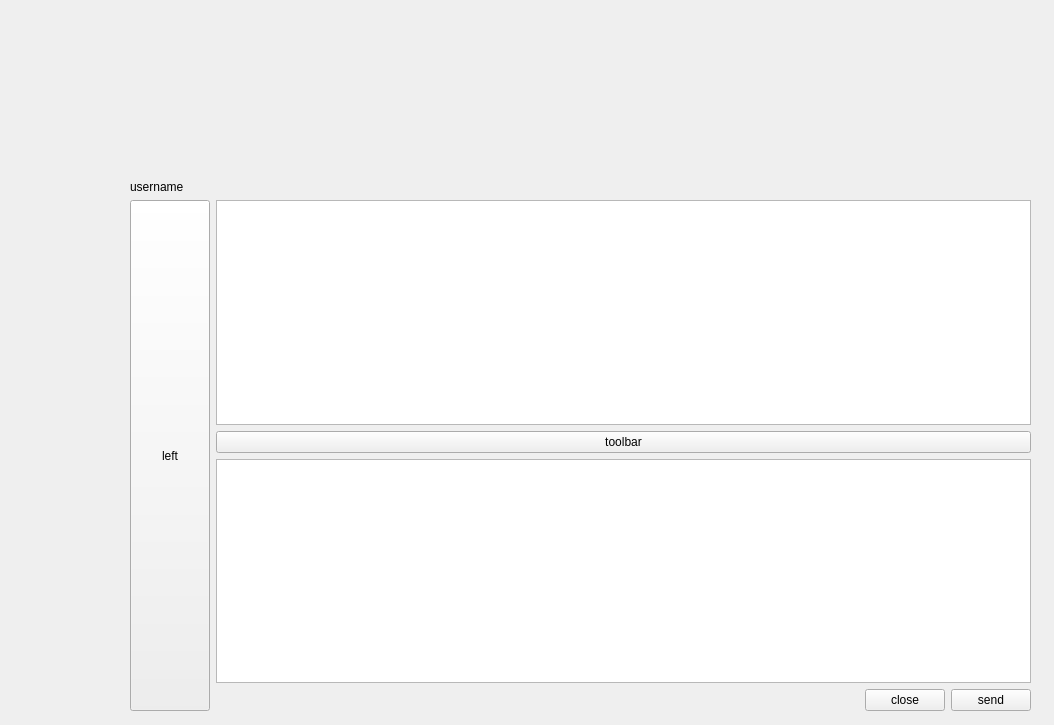
<?xml version="1.0" encoding="UTF-8"?>
<ui version="4.0">
 <class>Chat</class>
 <widget class="QWidget" name="Chat">
  <property name="geometry">
   <rect>
    <x>0</x>
    <y>0</y>
    <width>1054</width>
    <height>725</height>
   </rect>
  </property>
  <property name="windowTitle">
   <string>Form</string>
  </property>
  <widget class="QWidget" name="widget" native="true">
   <property name="geometry">
    <rect>
     <x>130</x>
     <y>180</y>
     <width>901</width>
     <height>531</height>
    </rect>
   </property>
   <layout class="QVBoxLayout" name="verticalLayout_2">
    <item>
     <widget class="QLabel" name="label">
      <property name="text">
       <string>username</string>
      </property>
     </widget>
    </item>
    <item>
     <layout class="QHBoxLayout" name="horizontalLayout_2">
      <item>
       <widget class="QPushButton" name="pushButton">
        <property name="sizePolicy">
         <sizepolicy hsizetype="Minimum" vsizetype="Minimum">
          <horstretch>0</horstretch>
          <verstretch>0</verstretch>
         </sizepolicy>
        </property>
        <property name="text">
         <string>left</string>
        </property>
       </widget>
      </item>
      <item>
       <layout class="QVBoxLayout" name="verticalLayout">
        <item>
         <widget class="QTextBrowser" name="textBrowser"/>
        </item>
        <item>
         <widget class="QPushButton" name="pushButton_2">
          <property name="text">
           <string>toolbar</string>
          </property>
         </widget>
        </item>
        <item>
         <widget class="QTextBrowser" name="textBrowser_2"/>
        </item>
        <item>
         <layout class="QHBoxLayout" name="horizontalLayout">
          <item>
           <spacer name="horizontalSpacer">
            <property name="orientation">
             <enum>Qt::Horizontal</enum>
            </property>
            <property name="sizeHint" stdset="0">
             <size>
              <width>40</width>
              <height>20</height>
             </size>
            </property>
           </spacer>
          </item>
          <item>
           <widget class="QPushButton" name="pushButton_4">
            <property name="text">
             <string>close</string>
            </property>
           </widget>
          </item>
          <item>
           <widget class="QPushButton" name="pushButton_3">
            <property name="text">
             <string>send</string>
            </property>
           </widget>
          </item>
         </layout>
        </item>
       </layout>
      </item>
     </layout>
    </item>
   </layout>
  </widget>
 </widget>
 <resources/>
 <connections/>
</ui>
